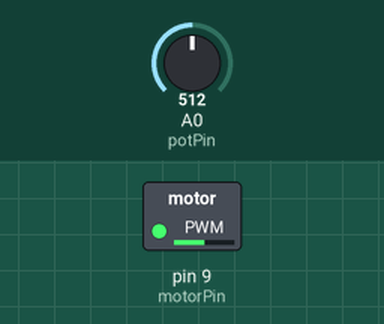
Recording of a sketch running on a simulated Arduino Uno, built with avr-gcc and run on an emulated ATmega328P. On the bench: switched loads named in the sketch (green lamp = pin HIGH). The inputs (shaded band) are chosen by the test bench; at power-on: A0 (potPin) = 512.

Above: at 1.2 s.
1.3 s: A0 (potPin) set to 716
At 1.8 s:
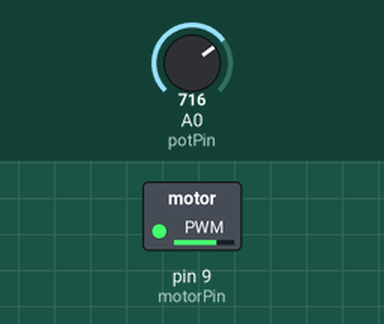
2.8 s: A0 (potPin) set to 900
At 4.0 s:
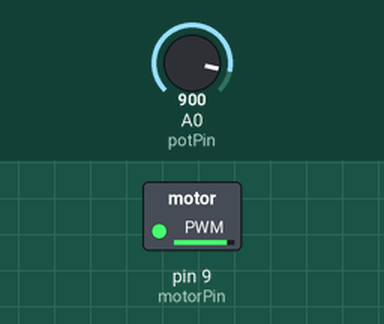
4.3 s: A0 (potPin) set to 122
At 5.3 s:
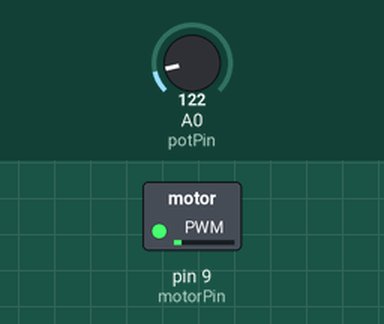
5.8 s: A0 (potPin) set to 0
At 6.5 s:
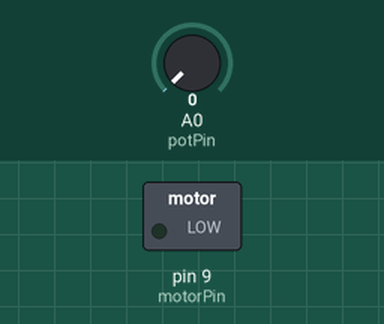
Timing chart, 0 to 8.3 s (numbered marks = the images above; inputs shaded):
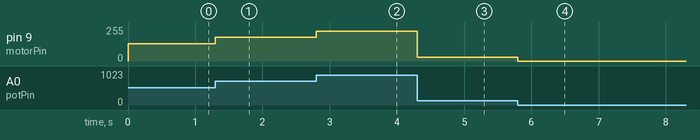

The sketch:

DC_Motor_Speed_Control.ino
```cpp
const int motorPin = 9; // Motor PWM pin
const int potPin = A0;  // Potentiometer pin

void setup() {
  pinMode(motorPin, OUTPUT);
}

void loop() {
  int speedValue = analogRead(potPin) / 4; // Read and scale value
  analogWrite(motorPin, speedValue);
}
```

Measured:
- after the input at 1.3 s, pin 9 (motorPin): 128/255 → 179/255 at once
- after the input at 2.8 s, pin 9 (motorPin): 179/255 → 225/255 at once
- after the input at 4.3 s, pin 9 (motorPin): 225/255 → 30/255 at once
- after the input at 5.8 s, pin 9 (motorPin): 30/255 → 0/255 at once
